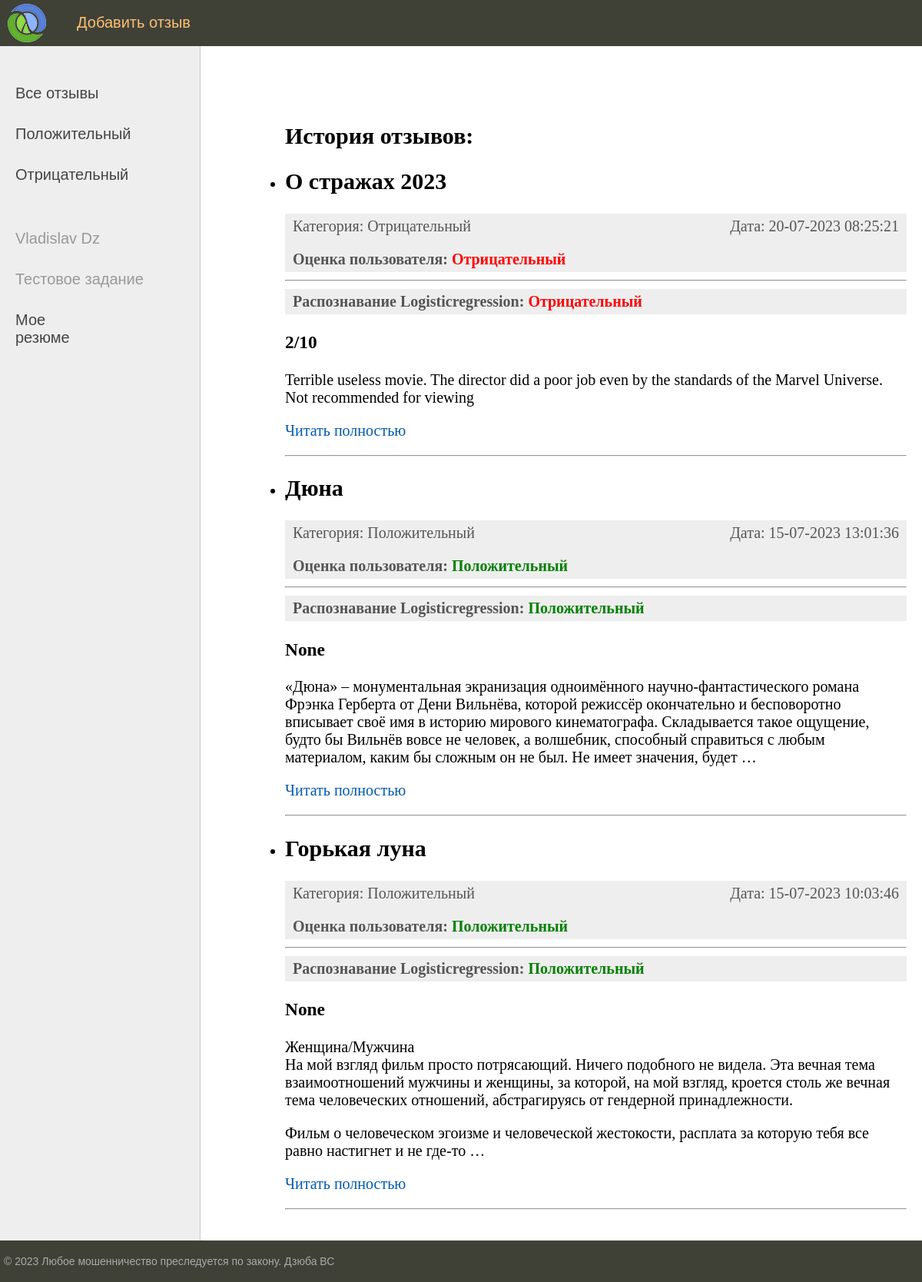
The page / on the database its author committed.
### comments/models.py (models this page shows, shortened)
class Category(models.Model):
    name = models.CharField(max_length=50, db_index=True,verbose_name='Категория')
    slug = models.SlugField(max_length=200, unique=True, db_index=True, verbose_name='URL')
    def __str__(self):
        return self.name
    def get_absolute_url(self):
        return reverse('category',kwargs={'cat_id': self.pk})
    class Meta:
        verbose_name = 'Категория'
        verbose_name_plural = 'Категории'
        ordering = ['id']

class Comment(models.Model):
    title = models.CharField(max_length=200,verbose_name='Заголовок')
    slug = models.SlugField(max_length=200, unique=True, db_index=True, verbose_name='URL')
    content = models.TextField(blank=True, verbose_name='Текст отзыва',validators=[
        RegexValidator(
            regex='^[a-zA-Z0-9 !?;:,.<>()@"#№$-_|&*-+/\']*$',
            message='Отзыв должен быть на английском языке',
            code='invalid_username'
        ),
    ])
    time_create = models.DateTimeField(auto_now_add=True)
    time_update = models.DateTimeField(auto_now=True)
    cat = models.ForeignKey('Category', on_delete=models.PROTECT, verbose_name='Бинарная оценка')
    score = models.CharField(max_length=20,blank=True,null=True,verbose_name='оценка по 10')
    pred = models.CharField(max_length=20,blank=True,null=True,verbose_name='Распознавание')
    def get_absolute_url(self):
        return reverse('post',kwargs={'post_slug': self.slug})
    class Meta:
        verbose_name = 'Отзывы о фильмах'
        verbose_name_plural = 'Отзывы о фильмах'
        ordering = ['-time_create', 'title']

### comments/views.py (the view)
# urls.py: path('',index,name='home'),
def index(request):
    posts = Comment.objects.all()
    context ={'posts':posts,
               'menu': menu,
               'title':'Главная страница',
              'cat_selected':3,
              }
    return render(request,'commnets/index.html',context = context)

### comments/templatetags/comment_tags.py (called while the page is built)
@register.inclusion_tag('commnets/list_categories.html')
def show_categories(sort=None,cat_selected=0):
    if not sort:
        cats = Category.objects.all()
    else:
        cats = Category.objects.order_by(sort)
    return {"cats": cats, "cat_selected": cat_selected}

### comments/templates/commnets/index.html (shortened to what this page needs)
{% extends 'commnets/base.html' %}
{% block content %}
<ul class="list_comments">
    <h2>История отзывов:</h2>
    {% for p in posts %}
        <li>
    <h2>{{p.title}}</h2>
             <div class="article-panel">
            <p class="first">Категория: {{p.cat}}</p>
            <p class="last">Дата: {{p.time_create|date:"d-m-Y H:i:s"}}</p>
        </div>
        <div class="article-panel"></div>
            {% if p.cat_id == 1 %}
            <div  class="article-panel"><strong class="first"> Оценка пользователя: <font  color="#FF0000" face="serif">{{p.cat}}</font></strong></div>
            {% else %}
            <div  class="article-panel"><strong class="first"> Оценка пользователя: <font  color="#008000" face="serif">{{p.cat}}</font></strong></div>
            {% endif %}
            <hr></hr>
        <div  class="article-panel">
            <strong class="first"> Распознавание Logisticregression:</strong>
            {% if p.pred == 'Отрицательный' %}
			<strong class="first"> <font  color="#FF0000" face="serif">  {{p.pred}}  </font></strong>
	{% else %}
			<strong class="first"> <font  color="#008000" face="serif">  {{p.pred}}  </font></strong>
	{% endif %}
        </div>
            <h3>{{p.score}}</h3>
    <p>{{p.content|linebreaks|truncatewords:50}}</p>
        <p class ="link_read-post"><a href="{{ p.get_absolute_url }}">Читать полностью</a></p>
    </li>
    <hr></hr>
    {% endfor %}
</ul>
{% endblock %}

### comments/templates/commnets/base.html (shortened to what this page needs)
{% load static %}
{% load comment_tags %}
<!DOCTYPE html>
<html>
<head>
	<link type="text/css" href="{% static 'comments/css/stile.css' %}" rel="stylesheet" />
</head>
<body>
<table class="table-page" border=0 cellpadding="0" cellspacing="0">
<tr><td valign=top>
{% block mainmenu %}
		<div class="header">
			<ul id="mainmenu" class="mainmenu">
			<li class="logo"><a href="{% url 'home' %}"><div class="logo"></div></a></li>
{% for m in menu %}
	{% if not forloop.last %}
			<li><a href="{% url m.url_name %}">{{m.title}}</a></li>
	{% else %}
			<li class="first"><a href="{% url m.url_name %}">{{m.title}}</a></li>
	{% endif %}
{% endfor %}
			</ul>
		</div>
{% endblock mainmenu %}
<table class="table-content" border=0 cellpadding="0" cellspacing="0">
<tr>
	<td valign="top" class="left-chapters">
	<ul id="leftchapters">
	{% if cat_selected == 0 %}
		<li class="selected">Все отзывы</li>
	{% else %}
		<li><a href="{% url 'home' %}">Все отзывы</a></li>
	{% endif %}
	{% show_categories '-name' cat_selected %}
		<li class="share"
		<p>Vladislav Dz</p>
			<p>Тестовое задание</p>
		<a href="https://tomsk.hh.ru/resume/69b698daff0b34398f0039ed1f556639743876" target="_blank" rel="nofollow">Мое резюме</a>
		</li>
	</ul>
</td>
<td valign="top" class="content">
	<div class="content-text">
{% block content %}
{% endblock content%}
	</div>
</td></tr></table>
</td></tr>
<tr><td valign=top>
	<div id="footer">
		<p>&copy; 2023 Любое мошенничество преследуется по закону. Дзюба ВС</p>
	</div>
</td></tr></table>
</body>
</html>

### comments/templates/commnets/list_categories.html
{% for c in cats %}
		{% if c.pk == cat_selected %}
			<li class="selected">{{c.name}}</li>
		{% elif c.pk == 0 %}
			<li><a href="{{c.get_absolute_url }}">{{c.name}}</a></li>
		{% else %}
			<li><a href="{{c.get_absolute_url }}">{{c.name}}</a></li>
		{% endif %}
{% endfor %}

### comments/static/comments/css/stile.css (style rules this page uses)
html, body { font-family: 'Arial'; margin: 0; padding: 0; height: 100%; width: 100%; color: #444; }
a { color: #0059b2; text-decoration: none; }
div.article-panel { background: #eee; padding: 5px 10px 5px 10px; box-sizing: border-box; overflow: hidden; color: #555; }
div.article-panel p.first { margin: 0; float: left; }
div.article-panel p.last { margin: 0; float: right; }
.table-page { width: 100%; height: 100%; vertical-align: top; }
.table-page tr { height: 100%; }
.header { background: #3F4137; height: 60px; }
.logo { background: url('../images/logo.png') no-repeat 10px 5px; width: 70px; height: 60px; }
ul.mainmenu { list-style: none; margin: 0; padding: 0; height: 60px; color: #fdc073; font-size: 20px; overflow: hidden; }
ul.mainmenu li { float: left; margin: 18px 40px 0 30px; }
ul.mainmenu li.logo { margin: 0; }
ul.mainmenu li a { color: #fdc073; text-decoration: none; }
.table-content { width: 100%; min-height: 100%; height: 100%; }
.left-chapters { margin: 0; background: #eee; border-right: 1px solid #ccc; min-height: 100%; }
.left-chapters ul { width: 230px; min-height: 100%; margin: 0; padding: 20px 10px 10px 20px; list-style: none; font-size: 20px; }
.left-chapters ul li { margin: 30px 0 0 0; color: #999; }
.left-chapters ul li a { color: #444; text-decoration: none; }
.left-chapters ul li.share { margin: 60px 0 0 0; }
.left-chapters ul li.share p { margin: 30px 0 30px 0; }
.left-chapters ul li.share a { display: inline-block; width: 40px; height: 40px; margin: 0 20px 0 0; }
.content { padding: 40px 20px 20px 40px; width: 100%; box-sizing: border-box; }
.content-text { margin: 60px 0 0 30px; color: #000; font-size: 20px; font-family: Yandex Sans Display Light; }
#footer { box-sizing: border-box; background: #3F4137; padding: 5px; color: #aaa; font-size: 14px; font-family: Verdana, Geneva, Arial, Helvetica; text-align: left; overflow: hidden; }

### rows shown on the page
Category: name "Положительный"
Category: name "Отрицательный"
Comment: title "О стражах 2023", cat "Отрицательный", time_create "20-07-2023 08:25:21", pred "Отрицательный", score "2/10", content "Terrible useless movie. The director did a poor job even by the standards of the Marvel Universe. Not recommended for viewing"
Comment: title "Дюна", cat "Положительный", time_create "15-07-2023 13:01:36", pred "Положительный", score "None", content "«Дюна» – монументальная экранизация одноимённого научно-фантастического романа Фрэнка Герберта от Дени Вильнёва, которой режиссёр окончательно и бесповоротно вписывает своё имя в историю мирового кинематографа. Складывается такое ощущение, будто бы Вильнёв вовсе не человек, а волшебник, способный справиться с любым материалом, каким бы сложным он не был. Не имеет значения, будет …"
Comment: title "Горькая луна", cat "Положительный", time_create "15-07-2023 10:03:46", pred "Положительный", score "None", content "Женщина/Мужчина На мой взгляд фильм просто потрясающий. Ничего подобного не видела. Эта вечная тема взаимоотношений мужчины и женщины, за которой, на мой взгляд, кроется столь же вечная тема человеческих отношений, абстрагируясь от гендерной принадлежности. Фильм о человеческом эгоизме и человеческой жестокости, расплата за которую тебя все равно настигнет и не где-то …"

### other values the page prints
{{ m.title }} "Добавить отзыв"
